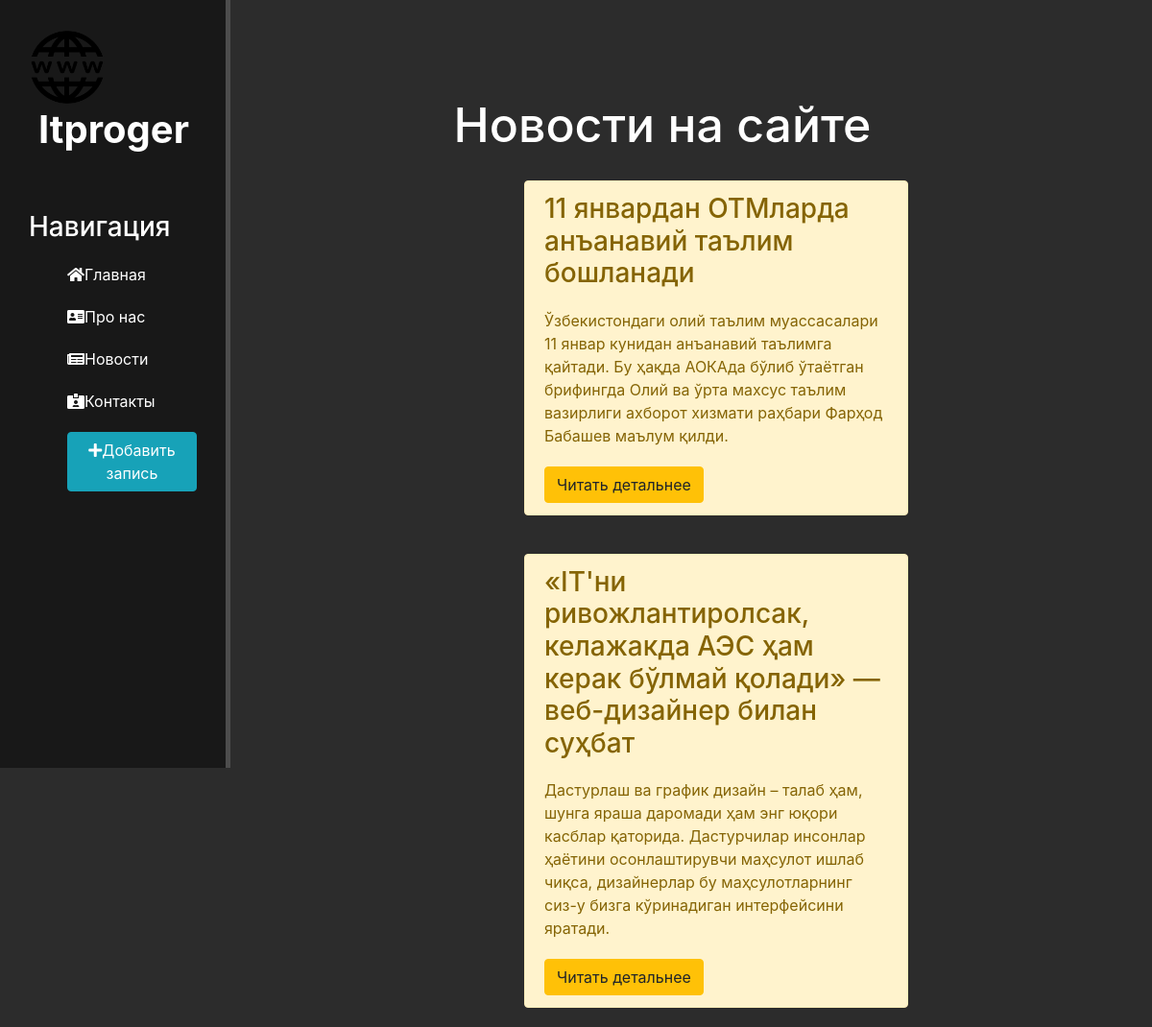
Page /news on the committed database.
### news/models.py (models this page shows, shortened)
class Articles(models.Model):
    title=models.CharField('Название', max_length=250)
    anons=models.CharField('Анонс', max_length=250)
    full_text=models.TextField('Статья')
    date=models.DateTimeField('Дата публикации')
    class Meta:
        verbose_name='Новость'
        verbose_name_plural='Новости'

### news/views.py (the view)
# urls.py: path('', views.news_home, name='news_home'),
def news_home(request):
    news=Articles.objects.order_by('-date')
    return render(request, 'news/news_home.html', {'news': news})

### news/templates/news/news_home.html (shortened to what this page needs)
{% extends 'main/layout.html' %}
{% block content %}
<div class="features">
    <h1>Новости на сайте</h1>
    {% if news %}
        {% for new in news %}
            <div class='alert alert-warning'>
                <h3>{{new.title}}</h3>
                <p>{{new.anons}}</p>
                <a href="{% url 'news-detail' new.id %}" class='btn btn-warning'>Читать детальнее</a>
            </div>
        {% endfor %}
    {% else %}
        <p>У вас нет записи</p>
    {% endif %}
</div>
{% endblock %}

### main/templates/main/layout.html (shortened to what this page needs)
{% load static %}
<!DOCTYPE html>
<html lang="en">
<head>
    <link rel="stylesheet" href="https://stackpath.bootstrapcdn.com/bootstrap/4.5.2/css/bootstrap.min.css">
    <link rel="stylesheet" href="https://use.fontawesome.com/releases/v5.8.2/css/all.css">
    <link rel="stylesheet" href="{% static 'main/css/style.css' %}">
</head>
<body>
    <aside>
        <img src="{% static 'main/img/logo_simple.jpg' %}" alt="logo">
        <span class="logo">Itproger</span>
        <h3>Навигация</h3>
        <ul>
            <a href="{% url 'home' %}"><li><i class="fas fa-home"></i>Главная</li></a>
            <a href="{% url 'about' %}"><li><i class="fas fa-address-card"></i>Про нас</li></a>
            <a href="{% url 'news_home' %}"><li><i class="fas fa-newspaper"></i></i>Новости</li></a>
            <a href=""><li><i class="fas fa-id-card-alt"></i>Контакты</li></a>
            <a href="{% url 'create' %}"><li><button class='btn btn-info'><i class="fas fa-plus"></i>Добавить запись</li></button></a>
        </ul>
    </aside>
    <main>
        {% block content %}
        {% endblock %}
    </main>
</body>
</html>

### main/static/main/css/style.css (style rules this page uses)
body { background: #2c2c2c; }
aside { float:left; background-color: #181818; width: 20%; padding:2.5%; height: 100vh; color:#fff; border-right: 5px solid #4d4d4d; }
aside img { width: 80px; height: 80px; float:left; }
aside .logo { font-size:40px; margin-left:10px; font-weight: bold; position: relative; top:-5px; }
aside h3 { margin-top:50px; font-size:28px; }
aside ul { list-style-type: none; }
aside ul li { color:#fff; display: block; margin-top:20px; transition: transform .6s ease; }
main .features { float:left; color:#fff; margin-top:100px; text-align: center; width: 75%; }
main .features h1 { font-size:50px; }
main .features p { max-width: 400px; margin:20px auto; }
.alert-warning { float:left; clear:both; width:400px; margin:20px 34%; text-align:left; }

### rows in the picture
Articles: title "11 январдан ОТМларда анъанавий таълим бошланади", anons "Ўзбекистондаги олий таълим муассасалари 11 январ кунидан анъанавий таълимга қайтади. Бу ҳақда АОКАда бўлиб ўтаётган брифингда Олий ва ўрта махсус таълим вазирлиги ахборот хизмати раҳбари Фарҳод Бабашев маълум қилди."
Articles: title "«IT'ни ривожлантиролсак, келажакда АЭС ҳам керак бўлмай қолади» — веб-дизайнер билан суҳбат", anons "Дастурлаш ва график дизайн – талаб ҳам, шунга яраша даромади ҳам энг юқори касблар қаторида. Дастурчилар инсонлар ҳаётини осонлаштирувчи маҳсулот ишлаб чиқса, дизайнерлар бу маҳсулотларнинг сиз-у бизга кўринадиган интерфейсини яратади."
